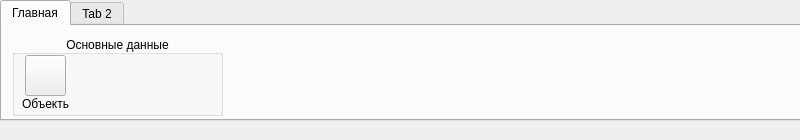
<?xml version="1.0" encoding="UTF-8"?>
<ui version="4.0">
 <class>MainWindow</class>
 <widget class="QMainWindow" name="MainWindow">
  <property name="geometry">
   <rect>
    <x>0</x>
    <y>0</y>
    <width>800</width>
    <height>140</height>
   </rect>
  </property>
  <property name="windowTitle">
   <string>MainWindow</string>
  </property>
  <widget class="QWidget" name="centralwidget">
   <widget class="QTabWidget" name="tabWidget">
    <property name="geometry">
     <rect>
      <x>0</x>
      <y>0</y>
      <width>801</width>
      <height>121</height>
     </rect>
    </property>
    <widget class="QWidget" name="tab">
     <attribute name="title">
      <string>Главная</string>
     </attribute>
     <widget class="QGroupBox" name="groupBox">
      <property name="geometry">
       <rect>
        <x>10</x>
        <y>9</y>
        <width>211</width>
        <height>81</height>
       </rect>
      </property>
      <property name="mouseTracking">
       <bool>false</bool>
      </property>
      <property name="title">
       <string>Основные данные</string>
      </property>
      <property name="alignment">
       <set>Qt::AlignBottom|Qt::AlignHCenter</set>
      </property>
      <property name="flat">
       <bool>false</bool>
      </property>
      <property name="checkable">
       <bool>false</bool>
      </property>
      <widget class="QPushButton" name="btnGetObjectsList">
       <property name="geometry">
        <rect>
         <x>13</x>
         <y>20</y>
         <width>41</width>
         <height>41</height>
        </rect>
       </property>
       <property name="autoFillBackground">
        <bool>false</bool>
       </property>
       <property name="styleSheet">
        <string notr="true">border-image: url(:/icons/icons/objects.png) stretch;</string>
       </property>
       <property name="text">
        <string/>
       </property>
      </widget>
      <widget class="QLabel" name="label">
       <property name="geometry">
        <rect>
         <x>10</x>
         <y>62</y>
         <width>47</width>
         <height>13</height>
        </rect>
       </property>
       <property name="text">
        <string>Объекты</string>
       </property>
      </widget>
     </widget>
    </widget>
    <widget class="QWidget" name="tab_2">
     <attribute name="title">
      <string>Tab 2</string>
     </attribute>
    </widget>
   </widget>
  </widget>
  <widget class="QMenuBar" name="menubar">
   <property name="geometry">
    <rect>
     <x>0</x>
     <y>0</y>
     <width>800</width>
     <height>21</height>
    </rect>
   </property>
  </widget>
 </widget>
 <resources/>
 <connections/>
</ui>
